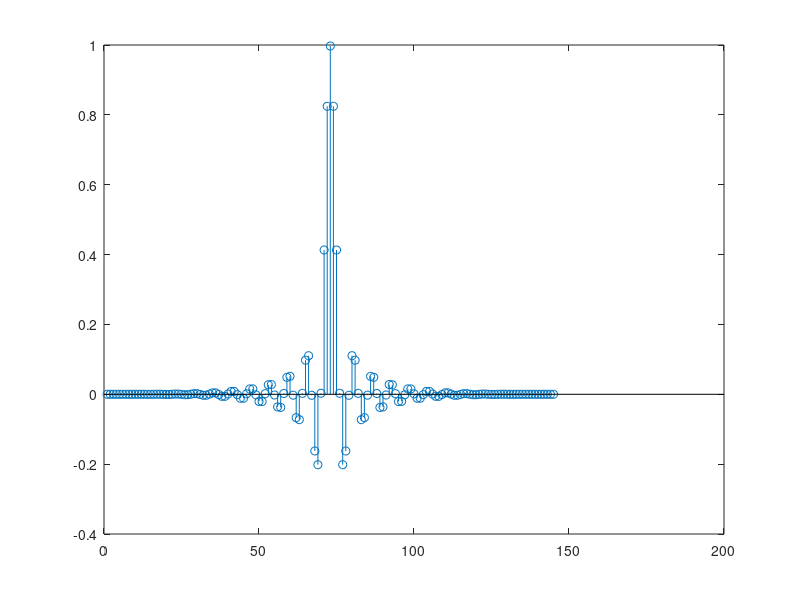
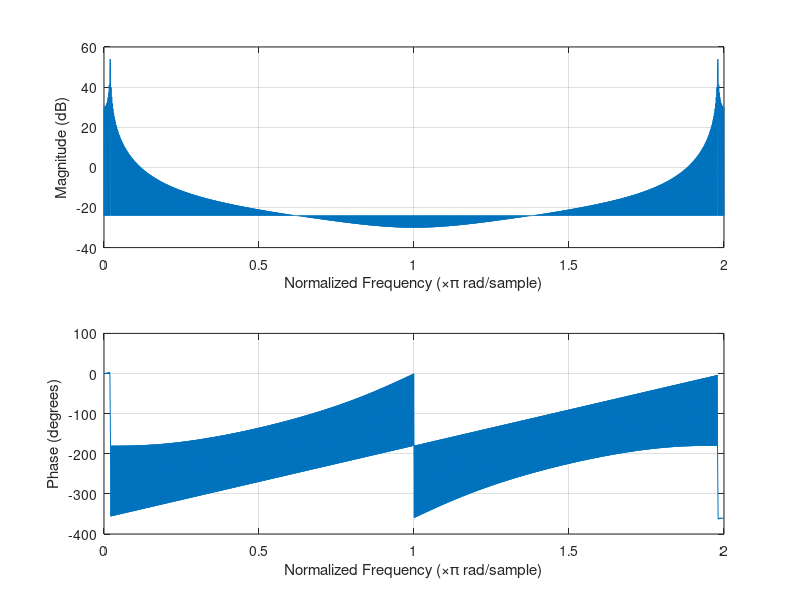
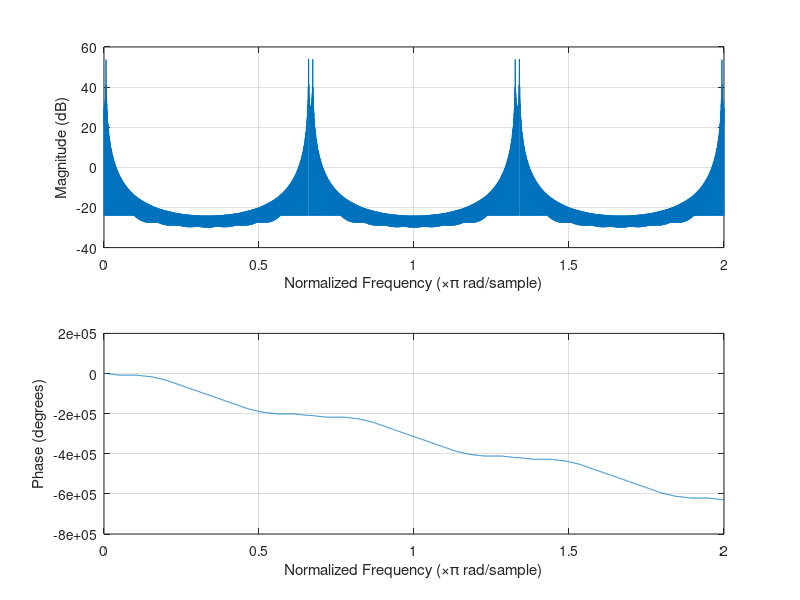
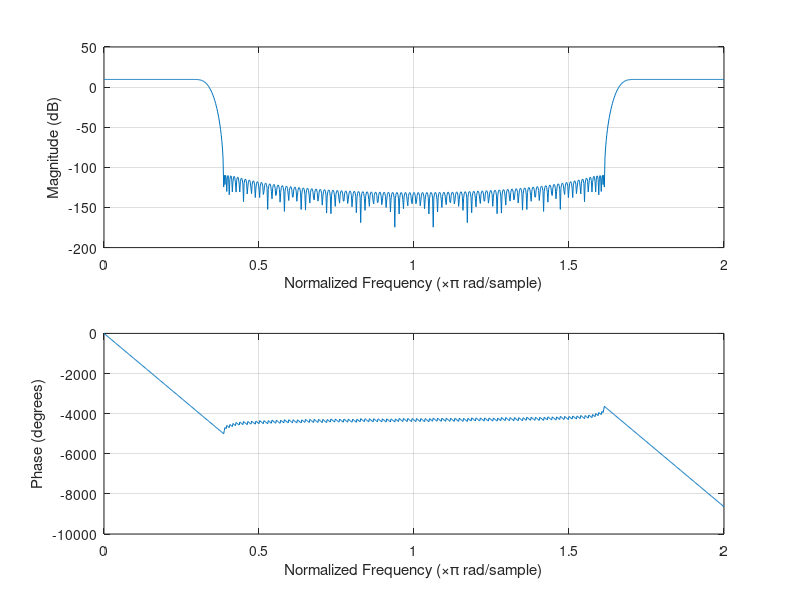

These charts were generated, in order, by the following MATLAB code:
% cps_10_resample_up.m - nad-probkowanie (interpolacja) sygnalu
clear all; close all;

% Wejscie - parametry i sygnal wejsciowy x
K=3; M=72; N=2*M+1; Nx=1000;               % K - rzad nad-probkowania
x = sin(2*pi*(0:Nx-1)/100);                % sygnal do nad-probkowania
% [x,fs]=audioread('mowa.wav'); x=x(:,1)'; Nx = length(x);  % do dalszych testow
R=rem(Nx,K); x = x(1:end-R); Nx = Nx-R;    % korekta dlugosci dla filtracji polifazowej

% Wolne nad-probkowanie (interpolacja)
% splot wag filtra z sygnalem uzupelnionym zerami 
xz = zeros(1,K*Nx);                        % # wstawienie zer pomiedzy
xz(1:K:end) = x;                           % # probki sygnalu
h = K*fir1(N-1, 1/K, kaiser(N,12));        % projekt filtra interpolujacego                
yi = filter(h,1,xz);                       % filtracja wygladzajaca (usuwajaca zera)
    
stem(h);

figure; freqz(x,1,1000,'whole');           % spektrum DFT signalu x(n) - sygnał wejśćiowy
figure; freqz(xz,1,1000,'whole');          % spektrum DFT signalu xz(n) - sygnał z zerami
figure; freqz(h,1,1000,'whole');           % spektrum DFT filtra h(n) - filtr interpolujący
figure; freqz(yi,1,1000,'whole');          % spektrum DFT signal yi(n) - filtr wygładzający

n = M+1:K:K*Nx-M; ni = N:K*Nx-(K-1);
figure; plot(n,x(M/K+1:Nx-M/K),'ro-',ni-M,yi(ni),'bx'); title('x(n) and yi(n)');
err1 = max(abs(x(M/K+1:Nx-M/K)-yi(ni(1:K:end)))), 

% Szybkie nad-probkowanie (interpolacja)
% K splotow sygnalu oryginalnego z K skladowymi polifazowymi wag filtra (co K-ta waga zaczynajac od 1,2,...,K-1)
% sygnal nie jest uzupelniony zerami 
for k=1:K
    yipp(k:K:K*Nx) = filter( h(k:K:end), 1, x);
end
err2 = max(abs(yi-yipp)), 
